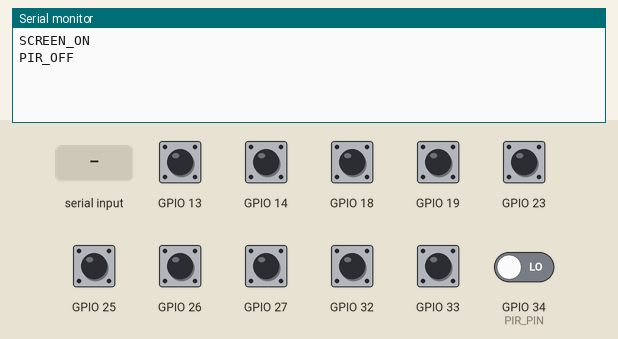
Bench run of a sketch on a simulated ESP32. Parts: the last lines printed to the serial monitor. Inputs (shaded band) come from the test bench; at power-on: GPIO 13, GPIO 14, GPIO 18, GPIO 19, GPIO 23, GPIO 25–27, GPIO 32, GPIO 33 HIGH, GPIO 34 (PIR_PIN) LOW.

Above: at 1.4 s.
1.5 s: GPIO 13 pulled LOW for 0.15 s
At 2.3 s:
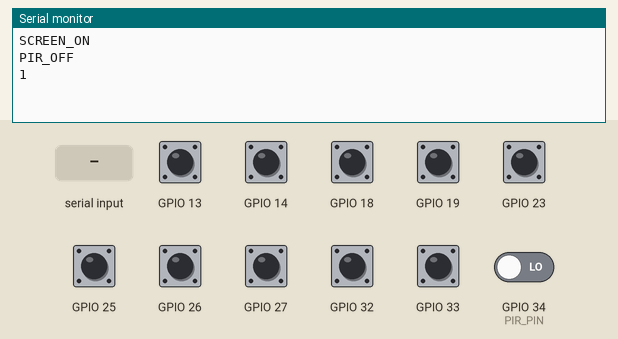
3.1 s: GPIO 23 pulled LOW for 0.15 s
At 4.4 s:
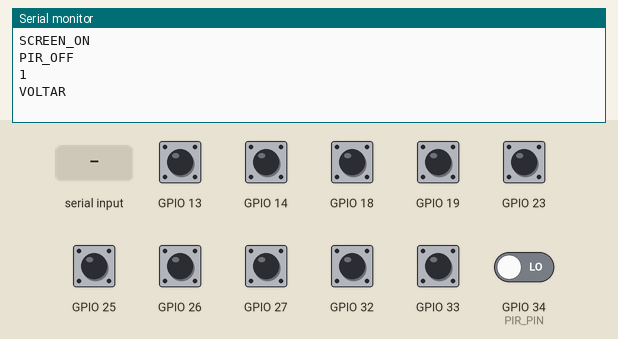
4.7 s: GPIO 34 (PIR_PIN) driven HIGH
At 6.0 s:
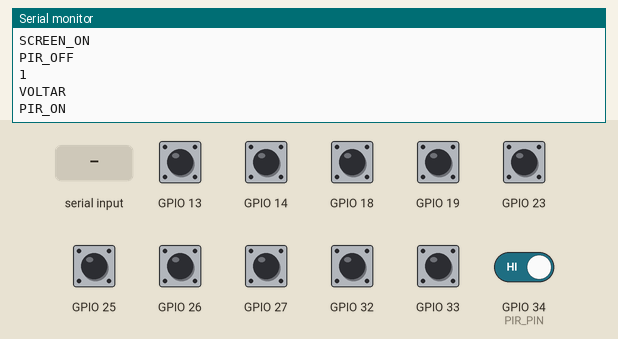
6.3 s: "SCREEN_FORCE_OFF\n" received over Serial
At 6.6 s:
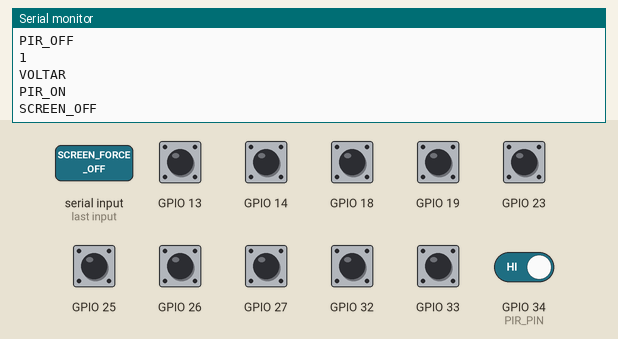

The sketch:

firmware_esp32.ino
```cpp
/*
 * =========================================================================
 * Life · Totem HTO — Firmware para ESP32 (USB Serial + Wi-Fi Opcional)
 * Botões Físicos das Salas + Sensor de Presença PIR (Desliga/Liga Tela PC)
 * =========================================================================
 * Como usar:
 *   1) Grave este arquivo no ESP32 (Arduino IDE: ESP32 Dev Module).
 *   2) Conecte via cabo USB no computador do Totem.
 *   3) Abra o /totem no Chrome/Edge e clique em "Conectar USB".
 *
 * Sensor de Presença (PIR HC-SR501):
 *   VCC -> VIN (5V)   |   GND -> GND   |   OUT -> GPIO 34
 *   - Envia "PIR_ON" / "PIR_OFF" quando o movimento mudar (LED verde/cinza)
 *   - Envia "SCREEN_OFF" após 15s sem movimento e "SCREEN_ON" ao detectar presença
 * =========================================================================
 */

#include <WiFi.h>
#include <HTTPClient.h>

#define USE_DIRECT_9_BUTTONS true

// ─── SENSOR DE PRESENÇA (PIR HC-SR501) ───
#define ENABLE_PRESENCE_SENSOR true
#define PIR_PIN                34
#define PIR_ACTIVE_HIGH        true
#define PIR_CONFIRM_MS         150UL     // Ignora micro-ruídos menores que 150ms
#define SCREEN_TIMEOUT_MS      15000UL   // 15s sem movimento -> desliga a tela do PC

// ─── WI-FI OPCIONAL (USB SERIAL FUNCIONA SEMPRE, INCLUSIVE NA VERCEL) ───
#define ENABLE_WIFI_POST       false
const char* WIFI_SSID     = "NOME_DA_REDE_WIFI";
const char* WIFI_PASSWORD = "SENHA_DO_WIFI";
const char* SERVER_URL    = "http://192.168.1.50:3000/api/totem/input";
const char* DEVICE_ID     = "esp32-totem-01";
const char* TOTEM_API_KEY = "";

struct ButtonConfig {
  uint8_t pin;
  const char* command;
  int lastReading;
  int stableState;
  unsigned long lastDebounceTime;
};

#if USE_DIRECT_9_BUTTONS
ButtonConfig buttons[] = {
  { 13, "1",      HIGH, HIGH, 0 }, // 1º Automação
  { 14, "2",      HIGH, HIGH, 0 }, // 2º Automação
  { 27, "3",      HIGH, HIGH, 0 }, // 3º Automação
  { 26, "4",      HIGH, HIGH, 0 }, // 1º Informática
  { 25, "5",      HIGH, HIGH, 0 }, // 2º Informática
  { 33, "6",      HIGH, HIGH, 0 }, // 3º Informática
  { 32, "7",      HIGH, HIGH, 0 }, // 1º Mecânica
  { 19, "8",      HIGH, HIGH, 0 }, // 2º Mecânica
  { 18, "9",      HIGH, HIGH, 0 }, // 3º Mecânica
  { 23, "VOLTAR", HIGH, HIGH, 0 }, // Botão Vermelho -> Voltar
};
#else
ButtonConfig buttons[] = {
  { 13, "AUTOMACAO",   HIGH, HIGH, 0 },
  { 14, "INFORMATICA", HIGH, HIGH, 0 },
  { 27, "MECANICA",    HIGH, HIGH, 0 },
  { 26, "ANO_1",       HIGH, HIGH, 0 },
  { 25, "ANO_2",       HIGH, HIGH, 0 },
  { 33, "ANO_3",       HIGH, HIGH, 0 },
  { 32, "VOLTAR",      HIGH, HIGH, 0 },
};
#endif

const size_t BUTTON_COUNT = sizeof(buttons) / sizeof(buttons[0]);
const unsigned long DEBOUNCE_MS = 45;
const unsigned long HEARTBEAT_MS = 30000;

unsigned long lastHeartbeat = 0;
unsigned long lastActivityMs = 0;
unsigned long pirHighSinceMs = 0;
bool screenIsOn = true;
int lastPirState = -1; // -1 força envio do estado inicial real (PIR_ON ou PIR_OFF)
// 0 = AUTO (Sensor PIR), 1 = FORCE_ON, -1 = FORCE_OFF
int remoteMode = 0;
String serialRxBuffer = "";

void sendHttpPost(const String& jsonPayload) {
  if (!ENABLE_WIFI_POST || WiFi.status() != WL_CONNECTED) return;

  HTTPClient http;
  http.begin(SERVER_URL);
  http.setTimeout(1500);
  http.addHeader("Content-Type", "application/json");
  if (strlen(TOTEM_API_KEY) > 0) {
    http.addHeader("x-totem-key", TOTEM_API_KEY);
  }
  http.POST(jsonPayload);
  http.end();
}

void setScreenPower(bool on) {
  if (screenIsOn == on) return;
  screenIsOn = on;

  Serial.println(on ? "SCREEN_ON" : "SCREEN_OFF");

  if (ENABLE_WIFI_POST) {
    String payload =
      String("{\"type\":\"presence\",\"present\":") + (on ? "true" : "false") +
      ",\"deviceId\":\"" + DEVICE_ID + "\"}";
    sendHttpPost(payload);
  }
}

void handleSerialCommands() {
  while (Serial.available() > 0) {
    char c = (char)Serial.read();
    if (c == '\n' || c == '\r') {
      serialRxBuffer.trim();
      if (serialRxBuffer.length() > 0) {
        if (serialRxBuffer == "SCREEN_FORCE_OFF") {
          remoteMode = -1;
          setScreenPower(false);
        } else if (serialRxBuffer == "SCREEN_FORCE_ON") {
          remoteMode = 1;
          lastActivityMs = millis();
          setScreenPower(true);
        } else if (serialRxBuffer == "MODE_AUTO") {
          remoteMode = 0;
          lastActivityMs = millis();
          setScreenPower(true);
        }
      }
      serialRxBuffer = "";
    } else if (serialRxBuffer.length() < 32) {
      serialRxBuffer += c;
    }
  }
}

void onButtonPressed(const char* cmd) {
  lastActivityMs = millis();
  if (remoteMode == 0 && !screenIsOn) {
    setScreenPower(true);
  }
  if (remoteMode == -1) return;

  Serial.println(cmd);

  if (ENABLE_WIFI_POST) {
    String payload =
      String("{\"button\":\"") + cmd +
      "\",\"deviceId\":\"" + DEVICE_ID +
      "\",\"source\":\"esp32\"}";
    sendHttpPost(payload);
  }
}

void setup() {
  Serial.begin(115200);
  delay(200);

  for (size_t i = 0; i < BUTTON_COUNT; i++) {
    pinMode(buttons[i].pin, INPUT_PULLUP);
  }

  if (ENABLE_PRESENCE_SENSOR) {
    pinMode(PIR_PIN, INPUT);
  }

  lastActivityMs = millis();
  Serial.println("SCREEN_ON");

  if (ENABLE_WIFI_POST) {
    WiFi.mode(WIFI_STA);
    WiFi.begin(WIFI_SSID, WIFI_PASSWORD);
    unsigned long start = millis();
    while (WiFi.status() != WL_CONNECTED && millis() - start < 10000) {
      delay(250);
    }
    if (WiFi.status() == WL_CONNECTED) {
      String hb = String("{\"type\":\"heartbeat\",\"deviceId\":\"") + DEVICE_ID + "\"}";
      sendHttpPost(hb);
      lastHeartbeat = millis();
    }
  }
}

void loop() {
  unsigned long now = millis();

  // 1) Escuta comandos vindos do /totem (Dashboard) via cabo USB
  handleSerialCommands();

  // 2) Leitura dos botões físicos com debounce
  for (size_t i = 0; i < BUTTON_COUNT; i++) {
    int reading = digitalRead(buttons[i].pin);
    if (reading != buttons[i].lastReading) {
      buttons[i].lastDebounceTime = now;
      buttons[i].lastReading = reading;
    }

    if ((now - buttons[i].lastDebounceTime) > DEBOUNCE_MS) {
      if (reading != buttons[i].stableState) {
        buttons[i].stableState = reading;
        if (buttons[i].stableState == LOW) {
          onButtonPressed(buttons[i].command);
        }
      }
    }
  }

  // 3) Sensor de presença PIR com filtro anti-ruído (envia PIR_ON/PIR_OFF só quando mudar)
  if (ENABLE_PRESENCE_SENSOR) {
    int pirVal = digitalRead(PIR_PIN);
    bool rawMotion = PIR_ACTIVE_HIGH ? (pirVal == HIGH) : (pirVal == LOW);

    bool motionDetected = false;
    if (rawMotion) {
      if (pirHighSinceMs == 0) pirHighSinceMs = now;
      if ((now - pirHighSinceMs) >= PIR_CONFIRM_MS) {
        motionDetected = true;
      }
    } else {
      pirHighSinceMs = 0;
    }

    int pirStateInt = motionDetected ? 1 : 0;
    if (pirStateInt != lastPirState) {
      lastPirState = pirStateInt;
      Serial.println(motionDetected ? "PIR_ON" : "PIR_OFF");
    }

    if (remoteMode == 0) {
      if (motionDetected) {
        lastActivityMs = now;
        if (!screenIsOn) {
          setScreenPower(true);
        }
      } else if (screenIsOn && (now - lastActivityMs >= SCREEN_TIMEOUT_MS)) {
        setScreenPower(false);
      }
    }
  }

  // 4) Heartbeat Wi-Fi
  if (ENABLE_WIFI_POST && WiFi.status() == WL_CONNECTED && (now - lastHeartbeat > HEARTBEAT_MS)) {
    lastHeartbeat = now;
    String hb = String("{\"type\":\"heartbeat\",\"deviceId\":\"") + DEVICE_ID + "\"}";
    sendHttpPost(hb);
  }
}
```

Measured:
- after the input at 1.5 s, the serial monitor: prints a new line after 0.05 s (image 1)
- after the input at 3.1 s, the serial monitor: prints a new line after 0.05 s (image 2)
- after the input at 4.7 s, the serial monitor: prints a new line after 0.15 s (image 3)
- after the input at 6.3 s, the serial monitor: prints a new line at once (image 4)
